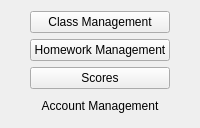
      <widget class="QWidget" name="teacher_main_menu_page">
       <layout class="QVBoxLayout" name="verticalLayout_11">
        <item>
         <layout class="QHBoxLayout" name="horizontalLayout_3">
          <item>
           <spacer name="horizontalSpacer_4">
            <property name="orientation">
             <enum>Qt::Horizontal</enum>
            </property>
            <property name="sizeHint" stdset="0">
             <size>
              <width>0</width>
              <height>0</height>
             </size>
            </property>
           </spacer>
          </item>
          <item>
           <layout class="QVBoxLayout" name="verticalLayout_12">
            <item>
             <widget class="QPushButton" name="teacher_main_menu_admin_button">
              <property name="text">
               <string>Class Management</string>
              </property>
             </widget>
            </item>
            <item>
             <widget class="QPushButton" name="teacher_main_menu_set_homework_button">
              <property name="text">
               <string>Homework Management</string>
              </property>
             </widget>
            </item>
            <item>
             <widget class="QPushButton" name="teacher_main_menu_view_classes_button">
              <property name="text">
               <string>Scores</string>
              </property>
             </widget>
            </item>
           </layout>
          </item>
          <item>
           <spacer name="horizontalSpacer_6">
            <property name="orientation">
             <enum>Qt::Horizontal</enum>
            </property>
            <property name="sizeHint" stdset="0">
             <size>
              <width>0</width>
              <height>0</height>
             </size>
            </property>
           </spacer>
          </item>
         </layout>
        </item>
        <item>
         <spacer name="verticalSpacer_7">
          <property name="orientation">
           <enum>Qt::Vertical</enum>
          </property>
          <property name="sizeHint" stdset="0">
           <size>
            <width>0</width>
            <height>0</height>
           </size>
          </property>
         </spacer>
        </item>
        <item>
         <layout class="QHBoxLayout" name="horizontalLayout_34">
          <item>
           <spacer name="horizontalSpacer_23">
            <property name="orientation">
             <enum>Qt::Horizontal</enum>
            </property>
            <property name="sizeHint" stdset="0">
             <size>
              <width>0</width>
              <height>0</height>
             </size>
            </property>
           </spacer>
          </item>
          <item>
           <widget class="QPushButton" name="teacher_main_menu_account_management_button">
            <property name="text">
             <string>Account Management</string>
            </property>
            <property name="flat">
             <bool>true</bool>
            </property>
           </widget>
          </item>
          <item>
           <spacer name="horizontalSpacer_24">
            <property name="orientation">
             <enum>Qt::Horizontal</enum>
            </property>
            <property name="sizeHint" stdset="0">
             <size>
              <width>0</width>
              <height>0</height>
             </size>
            </property>
           </spacer>
          </item>
         </layout>
        </item>
       </layout>
      </widget>
